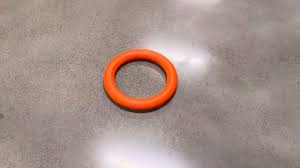
#> input picture src/image.png, 300 x 168 px
$ python resize_img.py ../image.png out
#> lines starting #> are read from the running program, lines starting #| are printed output that depends on the picture
from PIL import Image
import os
from glob import glob
import argparse

if __name__ == "__main__":

    parser = argparse.ArgumentParser(description="resize images")

    parser.add_argument(
        "input",
        type=str,
        help="input images glob()"
    )

    parser.add_argument(
        "--x",
        type=int,
        default=640,
        help="new x size"
    )

    parser.add_argument(
        "--y",
        type=int,
        default = 480,
        help="new y size"
    )

    parser.add_argument(
        "output_folder",
        type=str,
        help="output folder"
    )

    args = parser.parse_args()

    if not os.path.exists(args.output_folder):
        os.makedirs(args.output_folder)

    for a in glob(args.input):
        img = Image.open( a )
#> img is the input picture: PIL image 300x168 RGBA; mean R, G, B, A 163.9, 146, 138.8, 255
        new_img = img.resize((args.x,args.y))
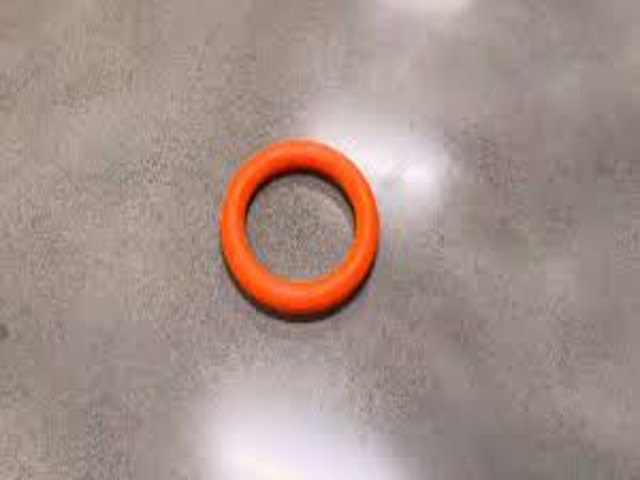
#> new_img: PIL image 640x480 RGBA; mean R, G, B, A 163.9, 146, 138.8, 255
        new_img.save(os.path.join(args.output_folder, os.path.basename(a)))
